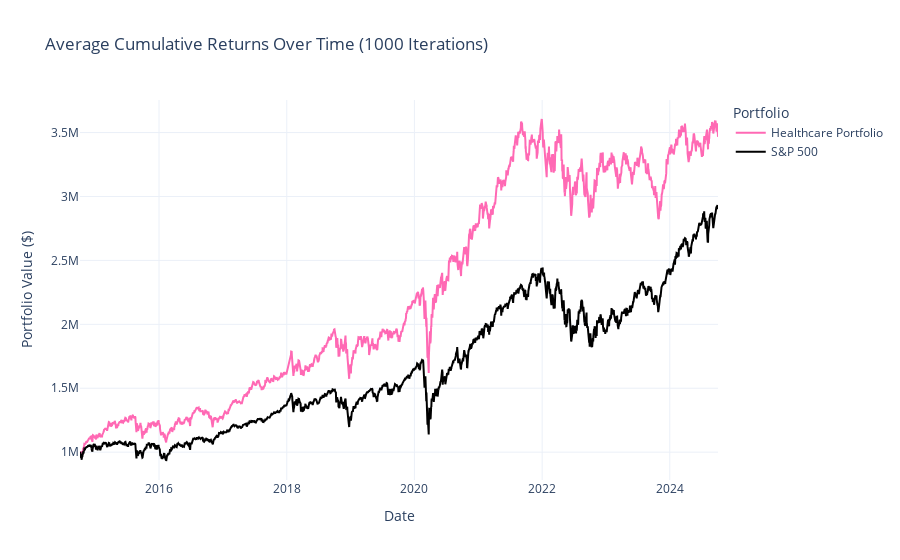

Notebook source saved alongside this figure:
### Markdown cell above
Building on insights from the earlier data analysis, I identified the Healthcare sector as an attractive candidate for further exploration. Its moderate price volatility and balanced representation across different price cohorts suggested potential for stable and consistent returns. Additionally, the sector's resilience during market fluctuations, highlighted in the volatility analysis, reinforced its appeal for backtesting.

With these findings, I designed a strategy to evaluate a portfolio of healthcare stocks against the S&P 500 index, focusing on long-term performance and risk-adjusted returns from 2010 to 2024. To ensure a robust evaluation, I incorporated 1,000 iterations of random sampling, allowing me to rigorously assess the sector's investment potential under varying conditions.

### Code cell
# Importing necessary libraries
import pandas as pd
import numpy as np
import plotly.graph_objects as go

# Setting up the parameters for backtesting
iterations = 1000
initial_investment = 1000000  # Initial investment amount of 1 Million
start_date = "2010-01-01"
end_date = "2024-12-31"

# Filtering the data to match the date range from 2010 to 2024
cleaned_stocks_data = cleaned_stocks_data[(cleaned_stocks_data["Date"] >= start_date) & (cleaned_stocks_data["Date"] <= end_date)]
cleaned_index_data = cleaned_index_data[(cleaned_index_data["Date"] >= start_date) & (cleaned_index_data["Date"] <= end_date)]
cleaned_index_data.set_index("Date", inplace=True)

# Defining healthcare symbols based on the companies_data DataFrame
healthcare_symbols = companies_data[companies_data["Sector"] == "Healthcare"]["Symbol"].unique()

# Calculating daily returns for S&P 500 index
cleaned_index_data["SP500 Daily Return"] = cleaned_index_data["S&P500"].pct_change()

# Initializing lists to store cumulative returns and metrics for each strategy
healthcare_cumulative_returns_list = []
sp500_cumulative_returns_list = []
healthcare_beats_sp500_count = 0  # Counter for outperforming S&P 500

# Tracking underperformance and outperformance metrics
losing_iterations_final_value_diffs = []
winning_iterations_final_value_diffs = []

# Setting up a function to calculate additional financial metrics
def calculate_metrics(cumulative_returns, initial_investment, periods):
    ending_value = cumulative_returns.iloc[-1]
    cagr = (ending_value / initial_investment)**(1/periods) - 1
    daily_returns = cumulative_returns.pct_change().dropna()
    sharpe_ratio = daily_returns.mean() / daily_returns.std() * np.sqrt(252)
    downside_returns = daily_returns[daily_returns < 0]
    sortino_ratio = daily_returns.mean() / downside_returns.std() * np.sqrt(252) if not downside_returns.empty else np.nan
    max_drawdown = ((cumulative_returns / cumulative_returns.cummax()) - 1).min()
    volatility = daily_returns.std() * np.sqrt(252)
    calmar_ratio = cagr / abs(max_drawdown) if max_drawdown != 0 else np.nan
    return cagr, sharpe_ratio, sortino_ratio, max_drawdown, volatility, calmar_ratio

# Looping the backtest over 1000 iterations (trying to be merciful to my humble laptop)
for i in range(iterations):
    # Randomly selecting a subset of healthcare stocks for the portfolio
    selected_healthcare_symbols = np.random.choice(healthcare_symbols, size=5, replace=False)
    
    # Calculating daily returns for the healthcare portfolio (average daily return of selected stocks)
    healthcare_data = cleaned_stocks_data[cleaned_stocks_data["Symbol"].isin(selected_healthcare_symbols)]
    healthcare_data = healthcare_data.pivot(index="Date", columns="Symbol", values="Close").reindex(cleaned_index_data.index).fillna(method="ffill")
    healthcare_daily_returns = healthcare_data.pct_change().mean(axis=1)
    
    # Calculating cumulative returns for each strategy
    healthcare_cumulative_return = (1 + healthcare_daily_returns).cumprod() * initial_investment
    sp500_cumulative_return = (1 + cleaned_index_data["SP500 Daily Return"]).cumprod() * initial_investment

    # Aligning cumulative returns to ensure date consistency
    healthcare_cumulative_return = healthcare_cumulative_return.reindex(cleaned_index_data.index).fillna(method="ffill")
    sp500_cumulative_return = sp500_cumulative_return.reindex(cleaned_index_data.index).fillna(method="ffill")

    # Storing cumulative returns for averaging later
    healthcare_cumulative_returns_list.append(healthcare_cumulative_return)
    sp500_cumulative_returns_list.append(sp500_cumulative_return)

    # Checking if the Healthcare Portfolio outperformed S&P 500
    if healthcare_cumulative_return.iloc[-1] > sp500_cumulative_return.iloc[-1]:
        healthcare_beats_sp500_count += 1
        winning_iterations_final_value_diffs.append(healthcare_cumulative_return.iloc[-1] - sp500_cumulative_return.iloc[-1])
    else:
        losing_iterations_final_value_diffs.append(healthcare_cumulative_return.iloc[-1] - sp500_cumulative_return.iloc[-1])

# Averaging cumulative returns over 1000 iterations
healthcare_avg_cumulative_return = pd.concat(healthcare_cumulative_returns_list, axis=1).mean(axis=1)
sp500_avg_cumulative_return = pd.concat(sp500_cumulative_returns_list, axis=1).mean(axis=1)

# Calculating metrics for each strategy
periods = len(healthcare_avg_cumulative_return) / 252  # Approximate years

# Healthcare Portfolio metrics
healthcare_cagr, healthcare_sharpe, healthcare_sortino, healthcare_max_drawdown, healthcare_volatility, healthcare_calmar = \
    calculate_metrics(healthcare_avg_cumulative_return, initial_investment, periods)

# S&P 500 metrics
sp500_cagr, sp500_sharpe, sp500_sortino, sp500_max_drawdown, sp500_volatility, sp500_calmar = \
    calculate_metrics(sp500_avg_cumulative_return, initial_investment, periods)

# Calculating an outperformance percentage (healthcare portfolio vs S&P500)
outperformance_percentage = (healthcare_beats_sp500_count / iterations) * 100

# Calculating the average underperformance and outperformance in losing and winning cases
average_underperformance_final_value = np.mean(losing_iterations_final_value_diffs) if losing_iterations_final_value_diffs else 0
average_outperformance_final_value = np.mean(winning_iterations_final_value_diffs) if winning_iterations_final_value_diffs else 0

# Printing the average performance metrics, outperformance percentage, and performance comparison
print(f"Average Performance Metrics Over 1000 Iterations:\n")
print("Healthcare Portfolio:")
print(f" - CAGR: {healthcare_cagr:.2%}")
print(f" - Sharpe Ratio: {healthcare_sharpe:.2f}")
print(f" - Sortino Ratio: {healthcare_sortino:.2f}")
print(f" - Max Drawdown: {healthcare_max_drawdown:.2%}")
print(f" - Volatility: {healthcare_volatility:.2%}")
print(f" - Calmar Ratio: {healthcare_calmar:.2f}")

print("\nS&P 500:")
print(f" - CAGR: {sp500_cagr:.2%}")
print(f" - Sharpe Ratio: {sp500_sharpe:.2f}")
print(f" - Sortino Ratio: {sp500_sortino:.2f}")
print(f" - Max Drawdown: {sp500_max_drawdown:.2%}")
print(f" - Volatility: {sp500_volatility:.2%}")
print(f" - Calmar Ratio: {sp500_calmar:.2f}")

print(f"\nThe Healthcare Portfolio beat the S&P 500 {outperformance_percentage:.0f}% of the time throughout 1000 loops.")

# Contextualizing the losses and wins
print(f"\nWhen the Healthcare Portfolio underperformed, it lost by an average of {average_underperformance_final_value / sp500_avg_cumulative_return.iloc[-1]:.2%} of the S&P 500’s average final portfolio value.")
print(f"\nWhen the Healthcare Portfolio outperformed, it won by an average of {average_outperformance_final_value / sp500_avg_cumulative_return.iloc[-1]:.2%} of the S&P 500’s average final portfolio value.")

# Creating an interactive plot for the average cumulative returns over time
fig = go.Figure()

fig.add_trace(go.Scatter(
    x=healthcare_avg_cumulative_return.index, 
    y=healthcare_avg_cumulative_return, 
    mode='lines',
    name="Healthcare Portfolio",
    line=dict(color="#FF69B4")
))

fig.add_trace(go.Scatter(
    x=sp500_avg_cumulative_return.index, 
    y=sp500_avg_cumulative_return, 
    mode='lines',
    name="S&P 500",
    line=dict(color="black")
))

fig.update_layout(
    title="Average Cumulative Returns Over Time (1000 Iterations)",
    xaxis_title="Date",
    yaxis_title="Portfolio Value ($)",
    legend_title="Portfolio",
    template="plotly_white",
    hovermode="x unified"
)

fig.show()

# Saving the interactive plot as an HTML file in the working directory
fig.write_html("interactive_backtest_plot.html")

### Figure 1 — Plotly figure (JSON) as saved in the notebook; plotly's stock layout.template omitted (floating-point values rounded to 4 significant figures; data arrays with more than 128 entries replaced by an {"elided": "..."} marker saying what was removed)
{"data": [{"line": {"color": "#FF69B4"}, "mode": "lines", "name": "Healthcare Portfolio", "type": "scatter", "x": {"elided": "2516 str values"}, "y": {"elided": "2516 float values"}}, {"line": {"color": "black"}, "mode": "lines", "name": "S&P 500", "type": "scatter", "x": {"elided": "2516 str values"}, "y": {"elided": "2516 float values"}}], "layout": {"hovermode": "x unified", "legend": {"title": {"text": "Portfolio"}}, "title": {"text": "Average Cumulative Returns Over Time (1000 Iterations)"}, "xaxis": {"title": {"text": "Date"}}, "yaxis": {"title": {"text": "Portfolio Value ($)"}}}}
